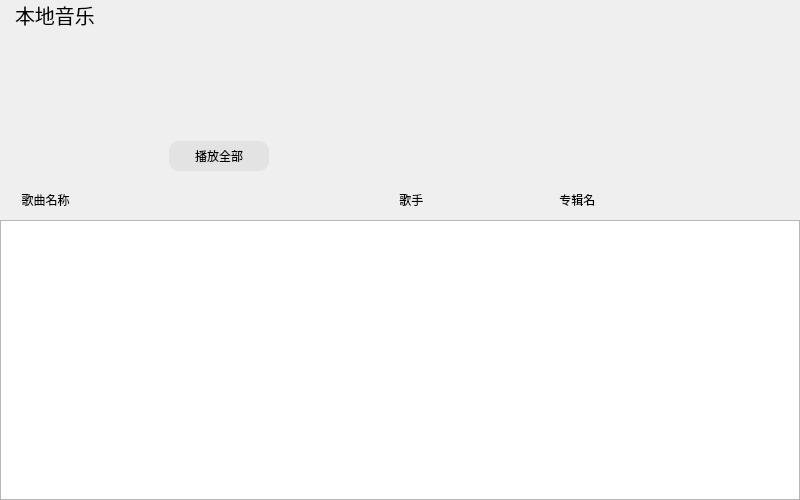
<?xml version="1.0" encoding="UTF-8"?>
<ui version="4.0">
 <class>CommonPage</class>
 <widget class="QWidget" name="CommonPage">
  <property name="geometry">
   <rect>
    <x>0</x>
    <y>0</y>
    <width>800</width>
    <height>500</height>
   </rect>
  </property>
  <property name="windowTitle">
   <string>Form</string>
  </property>
  <layout class="QVBoxLayout" name="verticalLayout">
   <property name="spacing">
    <number>0</number>
   </property>
   <property name="leftMargin">
    <number>0</number>
   </property>
   <property name="topMargin">
    <number>0</number>
   </property>
   <property name="rightMargin">
    <number>0</number>
   </property>
   <property name="bottomMargin">
    <number>0</number>
   </property>
   <item>
    <widget class="QLabel" name="pageTittle">
     <property name="minimumSize">
      <size>
       <width>0</width>
       <height>30</height>
      </size>
     </property>
     <property name="maximumSize">
      <size>
       <width>16777215</width>
       <height>30</height>
      </size>
     </property>
     <property name="font">
      <font>
       <pointsize>15</pointsize>
      </font>
     </property>
     <property name="styleSheet">
      <string notr="true">margin-left:10px;</string>
     </property>
     <property name="text">
      <string>本地音乐</string>
     </property>
    </widget>
   </item>
   <item>
    <widget class="QWidget" name="musicPlayBox" native="true">
     <property name="minimumSize">
      <size>
       <width>0</width>
       <height>150</height>
      </size>
     </property>
     <property name="maximumSize">
      <size>
       <width>16777215</width>
       <height>150</height>
      </size>
     </property>
     <layout class="QHBoxLayout" name="horizontalLayout">
      <property name="spacing">
       <number>0</number>
      </property>
      <property name="leftMargin">
       <number>10</number>
      </property>
      <property name="topMargin">
       <number>0</number>
      </property>
      <property name="rightMargin">
       <number>0</number>
      </property>
      <property name="bottomMargin">
       <number>0</number>
      </property>
      <item>
       <widget class="QLabel" name="musicImageLabel">
        <property name="minimumSize">
         <size>
          <width>150</width>
          <height>150</height>
         </size>
        </property>
        <property name="maximumSize">
         <size>
          <width>150</width>
          <height>150</height>
         </size>
        </property>
        <property name="text">
         <string/>
        </property>
       </widget>
      </item>
      <item>
       <widget class="QWidget" name="playAll" native="true">
        <property name="minimumSize">
         <size>
          <width>120</width>
          <height>0</height>
         </size>
        </property>
        <property name="maximumSize">
         <size>
          <width>120</width>
          <height>16777215</height>
         </size>
        </property>
        <property name="styleSheet">
         <string notr="true">#playAllBtn 
{ 
	background-color:#E3E3E3; 
	border-radius:10px; 
} 
#playAllBtn:hover 
{ 
	background-color:#1ECD97; 
}</string>
        </property>
        <layout class="QVBoxLayout" name="verticalLayout_2">
         <item>
          <spacer name="verticalSpacer">
           <property name="orientation">
            <enum>Qt::Vertical</enum>
           </property>
           <property name="sizeHint" stdset="0">
            <size>
             <width>20</width>
             <height>93</height>
            </size>
           </property>
          </spacer>
         </item>
         <item>
          <widget class="QPushButton" name="playAllBtn">
           <property name="minimumSize">
            <size>
             <width>100</width>
             <height>30</height>
            </size>
           </property>
           <property name="maximumSize">
            <size>
             <width>100</width>
             <height>30</height>
            </size>
           </property>
           <property name="text">
            <string>播放全部</string>
           </property>
          </widget>
         </item>
        </layout>
       </widget>
      </item>
      <item>
       <spacer name="horizontalSpacer">
        <property name="orientation">
         <enum>Qt::Horizontal</enum>
        </property>
        <property name="sizeHint" stdset="0">
         <size>
          <width>40</width>
          <height>20</height>
         </size>
        </property>
       </spacer>
      </item>
     </layout>
    </widget>
   </item>
   <item>
    <widget class="QWidget" name="listLabelBox" native="true">
     <property name="minimumSize">
      <size>
       <width>0</width>
       <height>40</height>
      </size>
     </property>
     <property name="maximumSize">
      <size>
       <width>16777215</width>
       <height>40</height>
      </size>
     </property>
     <layout class="QHBoxLayout" name="horizontalLayout_2">
      <property name="leftMargin">
       <number>15</number>
      </property>
      <item>
       <widget class="QLabel" name="musicName">
        <property name="text">
         <string>  歌曲名称</string>
        </property>
       </widget>
      </item>
      <item>
       <widget class="QLabel" name="musicSinger">
        <property name="text">
         <string>     歌手</string>
        </property>
        <property name="alignment">
         <set>Qt::AlignCenter</set>
        </property>
       </widget>
      </item>
      <item>
       <widget class="QLabel" name="musicAlbum">
        <property name="text">
         <string>       专辑名</string>
        </property>
        <property name="alignment">
         <set>Qt::AlignLeading|Qt::AlignLeft|Qt::AlignVCenter</set>
        </property>
       </widget>
      </item>
     </layout>
    </widget>
   </item>
   <item>
    <widget class="QListWidget" name="pageMusicList"/>
   </item>
  </layout>
 </widget>
 <resources/>
 <connections/>
</ui>
